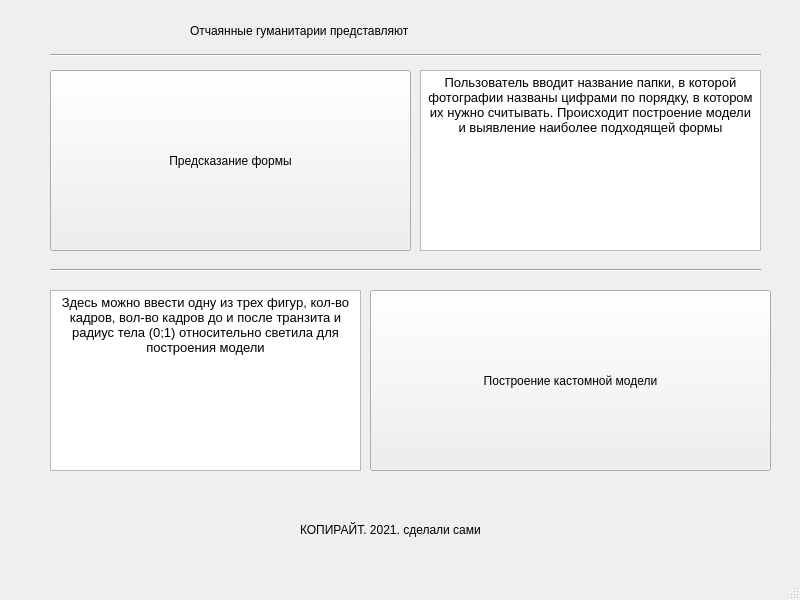
<?xml version="1.0" encoding="UTF-8"?>
<ui version="4.0">
 <class>MainWindow</class>
 <widget class="QMainWindow" name="MainWindow">
  <property name="geometry">
   <rect>
    <x>0</x>
    <y>0</y>
    <width>800</width>
    <height>600</height>
   </rect>
  </property>
  <property name="windowTitle">
   <string>MainWindow</string>
  </property>
  <widget class="QWidget" name="centralwidget">
   <widget class="QPushButton" name="form_prediction">
    <property name="geometry">
     <rect>
      <x>50</x>
      <y>70</y>
      <width>361</width>
      <height>181</height>
     </rect>
    </property>
    <property name="styleSheet">
     <string notr="true">font: 14pt &quot;MS Shell Dlg 2&quot;;</string>
    </property>
    <property name="text">
     <string>Предсказание формы</string>
    </property>
   </widget>
   <widget class="QPushButton" name="cast_curve_buid">
    <property name="geometry">
     <rect>
      <x>370</x>
      <y>290</y>
      <width>401</width>
      <height>181</height>
     </rect>
    </property>
    <property name="styleSheet">
     <string notr="true">font: 13pt &quot;MS Shell Dlg 2&quot;;</string>
    </property>
    <property name="text">
     <string>Построение кастомной модели</string>
    </property>
   </widget>
   <widget class="QLabel" name="label">
    <property name="geometry">
     <rect>
      <x>190</x>
      <y>0</y>
      <width>531</width>
      <height>61</height>
     </rect>
    </property>
    <property name="styleSheet">
     <string notr="true">font: 14pt &quot;MS Shell Dlg 2&quot;;</string>
    </property>
    <property name="text">
     <string>Отчаянные гуманитарии представляют</string>
    </property>
   </widget>
   <widget class="QTextBrowser" name="textBrowser">
    <property name="geometry">
     <rect>
      <x>420</x>
      <y>70</y>
      <width>341</width>
      <height>181</height>
     </rect>
    </property>
    <property name="html">
     <string>&lt;!DOCTYPE HTML PUBLIC &quot;-//W3C//DTD HTML 4.0//EN&quot; &quot;http://www.w3.org/TR/REC-html40/strict.dtd&quot;&gt;
&lt;html&gt;&lt;head&gt;&lt;meta name=&quot;qrichtext&quot; content=&quot;1&quot; /&gt;&lt;style type=&quot;text/css&quot;&gt;
p, li { white-space: pre-wrap; }
&lt;/style&gt;&lt;/head&gt;&lt;body style=&quot; font-family:'MS Shell Dlg 2'; font-size:7.8pt; font-weight:400; font-style:normal;&quot;&gt;
&lt;p align=&quot;center&quot; style=&quot; margin-top:0px; margin-bottom:0px; margin-left:0px; margin-right:0px; -qt-block-indent:0; text-indent:0px;&quot;&gt;&lt;span style=&quot; font-size:10pt;&quot;&gt;Пользователь вводит название папки, в которой фотографии названы цифрами по порядку, в котором их нужно считывать. Происходит построение модели и выявление наиболее подходящей формы&lt;/span&gt;&lt;/p&gt;
&lt;p align=&quot;center&quot; style=&quot;-qt-paragraph-type:empty; margin-top:0px; margin-bottom:0px; margin-left:0px; margin-right:0px; -qt-block-indent:0; text-indent:0px; font-size:10pt;&quot;&gt;&lt;br /&gt;&lt;/p&gt;&lt;/body&gt;&lt;/html&gt;</string>
    </property>
   </widget>
   <widget class="Line" name="line">
    <property name="geometry">
     <rect>
      <x>50</x>
      <y>255</y>
      <width>711</width>
      <height>31</height>
     </rect>
    </property>
    <property name="orientation">
     <enum>Qt::Horizontal</enum>
    </property>
   </widget>
   <widget class="Line" name="line_2">
    <property name="geometry">
     <rect>
      <x>50</x>
      <y>40</y>
      <width>711</width>
      <height>31</height>
     </rect>
    </property>
    <property name="orientation">
     <enum>Qt::Horizontal</enum>
    </property>
   </widget>
   <widget class="QLabel" name="label_2">
    <property name="geometry">
     <rect>
      <x>300</x>
      <y>520</y>
      <width>271</width>
      <height>20</height>
     </rect>
    </property>
    <property name="styleSheet">
     <string notr="true">font: 10pt &quot;MS Shell Dlg 2&quot;;</string>
    </property>
    <property name="text">
     <string>КОПИРАЙТ. 2021. сделали сами</string>
    </property>
   </widget>
   <widget class="QTextBrowser" name="textBrowser_2">
    <property name="geometry">
     <rect>
      <x>50</x>
      <y>290</y>
      <width>311</width>
      <height>181</height>
     </rect>
    </property>
    <property name="html">
     <string>&lt;!DOCTYPE HTML PUBLIC &quot;-//W3C//DTD HTML 4.0//EN&quot; &quot;http://www.w3.org/TR/REC-html40/strict.dtd&quot;&gt;
&lt;html&gt;&lt;head&gt;&lt;meta name=&quot;qrichtext&quot; content=&quot;1&quot; /&gt;&lt;style type=&quot;text/css&quot;&gt;
p, li { white-space: pre-wrap; }
&lt;/style&gt;&lt;/head&gt;&lt;body style=&quot; font-family:'MS Shell Dlg 2'; font-size:7.8pt; font-weight:400; font-style:normal;&quot;&gt;
&lt;p align=&quot;center&quot; style=&quot; margin-top:0px; margin-bottom:0px; margin-left:0px; margin-right:0px; -qt-block-indent:0; text-indent:0px;&quot;&gt;&lt;span style=&quot; font-size:10pt;&quot;&gt;Здесь можно ввести одну из трех фигур, кол-во кадров, вол-во кадров до и после транзита и радиус тела (0;1) относительно светила для построения модели&lt;/span&gt;&lt;/p&gt;
&lt;p align=&quot;center&quot; style=&quot;-qt-paragraph-type:empty; margin-top:0px; margin-bottom:0px; margin-left:0px; margin-right:0px; -qt-block-indent:0; text-indent:0px; font-size:10pt;&quot;&gt;&lt;br /&gt;&lt;/p&gt;&lt;/body&gt;&lt;/html&gt;</string>
    </property>
   </widget>
  </widget>
  <widget class="QMenuBar" name="menubar">
   <property name="geometry">
    <rect>
     <x>0</x>
     <y>0</y>
     <width>800</width>
     <height>26</height>
    </rect>
   </property>
  </widget>
  <widget class="QStatusBar" name="statusbar"/>
 </widget>
 <resources/>
 <connections/>
</ui>
